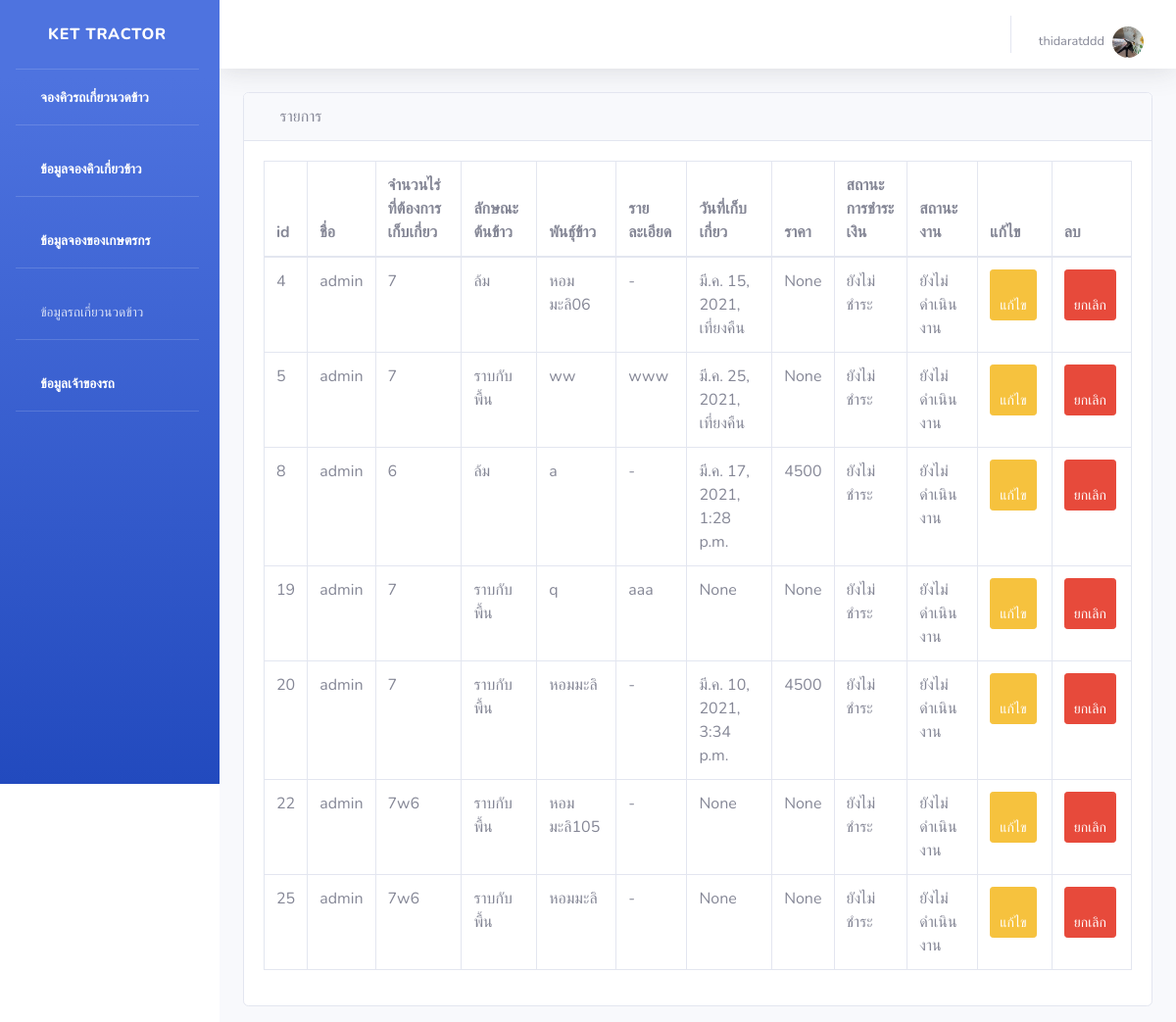
Page /showWork (signed in) on the committed database.
### api/models.py (models this page shows, shortened)
class Farmer(AbstractUser):
    id = models.AutoField(primary_key=True)
    farmer_name = models.CharField(max_length=1000, verbose_name = 'ชื่อ-สกุล')
    image = models.ImageField(upload_to='images/farmer',verbose_name = 'รูปโปรไฟล์')
    address = models.CharField(max_length=1000, verbose_name = 'ที่อยู่')
    phone = models.CharField(max_length=1000, verbose_name = 'เบอร์โทรศัพท์')
    email = models.CharField(max_length=1000)
    password = models.CharField(max_length=1000)
    def __str__(self):
        return f'{self.username} '
    class Meta:
        verbose_name = 'เกษตรกร'

class Work(models.Model):
    farmer_name = models.ForeignKey(Farmer, on_delete=models.CASCADE, null=True,  verbose_name='เกษตรกร')
    lat = models.CharField(max_length=1000, verbose_name='ละติจูด')
    lng = models.CharField(max_length=1000, verbose_name='ลองติจูด')
    area = models.CharField(max_length=1000, verbose_name='พื้นที่ (ไร่)')
    rice_type = models.ForeignKey(Rice_type, on_delete=models.CASCADE, null=True, default=1, verbose_name='ลักษณะข้าวที่จะให้เกี่ยว')
    rice = models.CharField(max_length=1000, null=True, verbose_name='พันธุ์ข้าว')
    start_time = models.DateTimeField(blank=True, null=True)
    end_time = models.DateTimeField(blank=True, null=True)
    workDetail = models.TextField(max_length=1000, null=True,  verbose_name='รายละเอียด')
    price = models.CharField(max_length=1000, null=True, verbose_name='จำนวนเงิน (บาท)')
    money_status = models.ForeignKey(Money_status, on_delete=models.CASCADE, default=1,null=True, verbose_name='สถานะการชำระเงิน') # ให้นิยามเพิ่มเติม
    work_status = models.ForeignKey(Work_status, on_delete=models.CASCADE, default=1,null=True, verbose_name='สถานะงาน') # รับ ไม่รับ จ่าย
    class Meta:
        verbose_name = 'งานที่ต้องเก็บเกี่ยว'

class Rice_type(models.Model):
    id = models.AutoField(primary_key=True)
    rice_type = models.CharField(max_length=100)
    def __str__(self):
         return f'{self.rice_type}'
    class Meta:
        verbose_name = 'ลักษณะข้าวที่จะให้เกี่ยว'

class Money_status(models.Model):
    id = models.AutoField(primary_key=True)
    money_status = models.CharField(max_length=100, verbose_name = 'สถานะการชำระเงิน')
    def __str__(self):
         return f'{self.money_status}'
    class Meta:
        verbose_name = 'สถานะการชำระเงิน'

class Work_status (models.Model):
    id = models.AutoField(primary_key=True)
    work_status  = models.CharField(max_length=100, verbose_name="สถานะงาน")
    def __str__(self):
         return f'{self.work_status}'
    class Meta:
        verbose_name = 'สถานะงาน'

### api/views.py (the view)
# urls.py: path('showWork',views.showWork),
def showWork(request):
    works = Work.objects.filter(farmer_name = request.user)
    return render(request, 'api/showWork.html', {
        'works': works
    })

### api/templates/api/showWork.html (shortened to what this page needs)
{% extends 'api/base.html' %}
{% block content %}
<div id="content-wrapper">
  <div class="container-fluid">
      <div class="card mb-3">
          <div class="card-header">
              <i class="fas fa-table"></i>
              รายการ
          </div>
          <div class="card-body">
               <div class="table-responsive">
                  <table class="table table-bordered" id="dataTable" width="100%" cellspacing="0" align="center">
                      <thead>
                      <tr>
                        <th>id</th>
                        <th>ชื่อ</th>
                          <th>จำนวนไร่ที่ต้องการเก็บเกี่ยว</th>
                          <th>ลักษณะต้นข้าว</th>
                          <th>พันธุ์ข้าว</th>
                          <th>รายละเอียด</th>
                          <th>วันที่เก็บเกี่ยว</th>
                          <th>ราคา</th>
                          <th>สถานะการชำระเงิน</th>
                          <th>สถานะงาน</th>
                          <th>แก้ไข</th>
                          <th>ลบ</th>
                      </tr>
                      </thead>
                      <tbody>
                      {% for work in works %}
                          <tr>
                            <td>{{ work.id }}</td>
                            <td>{{ work.farmer_name }} </td>
                              <td>{{ work.area }}</td>
                              <td>{{ work.rice_type }}</td>
                              <td>{{ work.rice }}</td>
                               <td>{{ work.workDetail }}</td>
                               <td>{{ work.start_time }}</td>
                              <td>{{ work.price }}</td>
                              <td>{{ work.money_status }}</td>
                              <td>{{ work.work_status }}</td>
                            <td>
                                  <a class="btn btn-sm btn-warning" href="/editShowWork/{{work.id}}"> <span class="fa fa-edit"></span> แก้ไข</a>
                              </td>
                              <td><a class="btn btn-sm btn-danger" onclick="myFunction" href="/deleteShowWork/{{work.id}}" ><span class="fa fa-trash" ></span> ยกเลิก</a></td>
                          </tr>
                      {% endfor %}
                      </tbody>
                    </table>
                </div>
                </div>
                </div>
                </div>
                {% endblock %}

### api/templates/api/base.html (shortened to what this page needs)
<!DOCTYPE html>
{% load static %}
<html lang="en">
<head>
    <link rel="stylesheet" type="text/css" href="{% static 'api/css/styles.css' %}">
    <link href="{% static 'api/vendor/fontawesome-free/css/all.min.css'%}" rel="stylesheet" type="text/css">
    <link href="{% static 'api/css/sb-admin-2.min.css'%}" rel="stylesheet">
</head>
<body id="page-top">
    <div id="wrapper">
        <ul class="navbar-nav bg-gradient-primary sidebar sidebar-dark accordion" id="accordionSidebar">
            <a class="sidebar-brand d-flex align-items-center justify-content-center" href="/index">
                <div class="sidebar-brand-text mx-3">Ket Tractor</div>
            </a>
            <hr class="sidebar-divider my-0">
            <li class="nav-item active">
                <a class="nav-link" href="/addWork">
                    <i class="fas fa-fw fa-tachometer-alt"></i>
                    <span>จองคิวรถเกี่ยวนวดข้าว</span></a>
            </li>
 {% if user.is_authenticated %}
             <hr class="sidebar-divider">
             <li class="nav-item active">
                <a class="nav-link" href="/showWork">
                    <i class="fas fa-fw fa-tachometer-alt"></i>
                    <span>ข้อมูลจองคิวเกี่ยวข้าว</span></a>
            </li>
            {% endif %}
            {% if request.user.is_superuser %}
                 <hr class="sidebar-divider">
             <li class="nav-item active">
                <a class="nav-link" href="/farmerWork">
                    <i class="fas fa-fw fa-tachometer-alt"></i>
                    <span>ข้อมูลจองของเกษตรกร</span></a>
            </li>
            {% endif %}
           <hr class="sidebar-divider">
             <li class="nav-item">
                <a class="nav-link collapsed" href="#" data-toggle="collapse" data-target="#collapseTwo"
                    aria-expanded="true" aria-controls="collapseTwo">
                    <i class="fas fa-fw fa-cog"></i>
                    <span>ข้อมูลรถเกี่ยวนวดข้าว</span>
                </a>
             <li class="nav-item active">
             <hr class="sidebar-divider">
                <a class="nav-link" href="/profileAdmin">
                    <i class="fas fa-fw fa-tachometer-alt"></i>
                    <span>ข้อมูลเจ้าของรถ</span></a>
            </li>
            <hr class="sidebar-divider">
        </ul>
        <div id="content-wrapper" class="d-flex flex-column">
            <div id="content">
                <nav class="navbar navbar-expand navbar-light bg-white topbar mb-4 static-top shadow">
                    <ul class="navbar-nav ml-auto">
                        <li class="nav-item dropdown no-arrow">
                     {% if user.is_authenticated %}
                <a href="#" class="nav-link dropdown-toggle" data-toggle="dropdown" role="button" aria-haspopup="true"
                aria-expanded="false">
               <span class="mr-2 d-none d-lg-inline text-gray-600 small">{{user.farmer_name}}  </span>
                <img class="img-profile rounded-circle"
                src="{{user.image.url}} " >
            </a>
                        </li>
                    </ul>
                     {% else %}
                  <li class="nav-item"><a class="nav-link" href="/login">เข้าสู่ระบบ</a></li>
                  <li class="nav-item"><a class="nav-link" href="/register">สมัครสมาชิก</a></li>
                </ul>
			   	</li>
                   {% endif %}
                </nav>
                {% block content %}
                {% endblock %}
        </div>
    </div>
</body>
</html>

### api/static/api/css/styles.css (style rules this page uses)
body { font-family: "ptsans", "Lato", "Helvetica Neue", Helvetica, Arial, sans-serif; }
.btn { outline: none; color: black; background-color: transparent; box-shadow: 0 0 0 0; margin-right: 3px; }
ul { height: 100%; padding: 0px 5px 0px 20px; }
a { color: #17a2b8; }

### rows in the picture
Farmer: farmer_name "thidaratddd", image (picture)
Work: id "4", farmer_name "admin", area "7", rice_type "ล้ม", rice "หอมมะลิ06", workDetail "-", start_time "มี.ค. 15, 2021, เที่ยงคืน", price "None", money_status "ยังไม่ชำระ", work_status "ยังไม่ดำเนินงาน"
Work: id "5", farmer_name "admin", area "7", rice_type "ราบกับพื้น", rice "ww", workDetail "www", start_time "มี.ค. 25, 2021, เที่ยงคืน", price "None", money_status "ยังไม่ชำระ", work_status "ยังไม่ดำเนินงาน"
Work: id "8", farmer_name "admin", area "6", rice_type "ล้ม", rice "a", workDetail "-", start_time "มี.ค. 17, 2021, 1:28 p.m.", price "4500", money_status "ยังไม่ชำระ", work_status "ยังไม่ดำเนินงาน"
Work: id "19", farmer_name "admin", area "7", rice_type "ราบกับพื้น", rice "q", workDetail "aaa", start_time "None", price "None", money_status "ยังไม่ชำระ", work_status "ยังไม่ดำเนินงาน"
Work: id "20", farmer_name "admin", area "7", rice_type "ราบกับพื้น", rice "หอมมะลิ", workDetail "-", start_time "มี.ค. 10, 2021, 3:34 p.m.", price "4500", money_status "ยังไม่ชำระ", work_status "ยังไม่ดำเนินงาน"
Work: id "22", farmer_name "admin", area "7w6", rice_type "ราบกับพื้น", rice "หอมมะลิ105", workDetail "-", start_time "None", price "None", money_status "ยังไม่ชำระ", work_status "ยังไม่ดำเนินงาน"
Work: id "25", farmer_name "admin", area "7w6", rice_type "ราบกับพื้น", rice "หอมมะลิ", workDetail "-", start_time "None", price "None", money_status "ยังไม่ชำระ", work_status "ยังไม่ดำเนินงาน"
